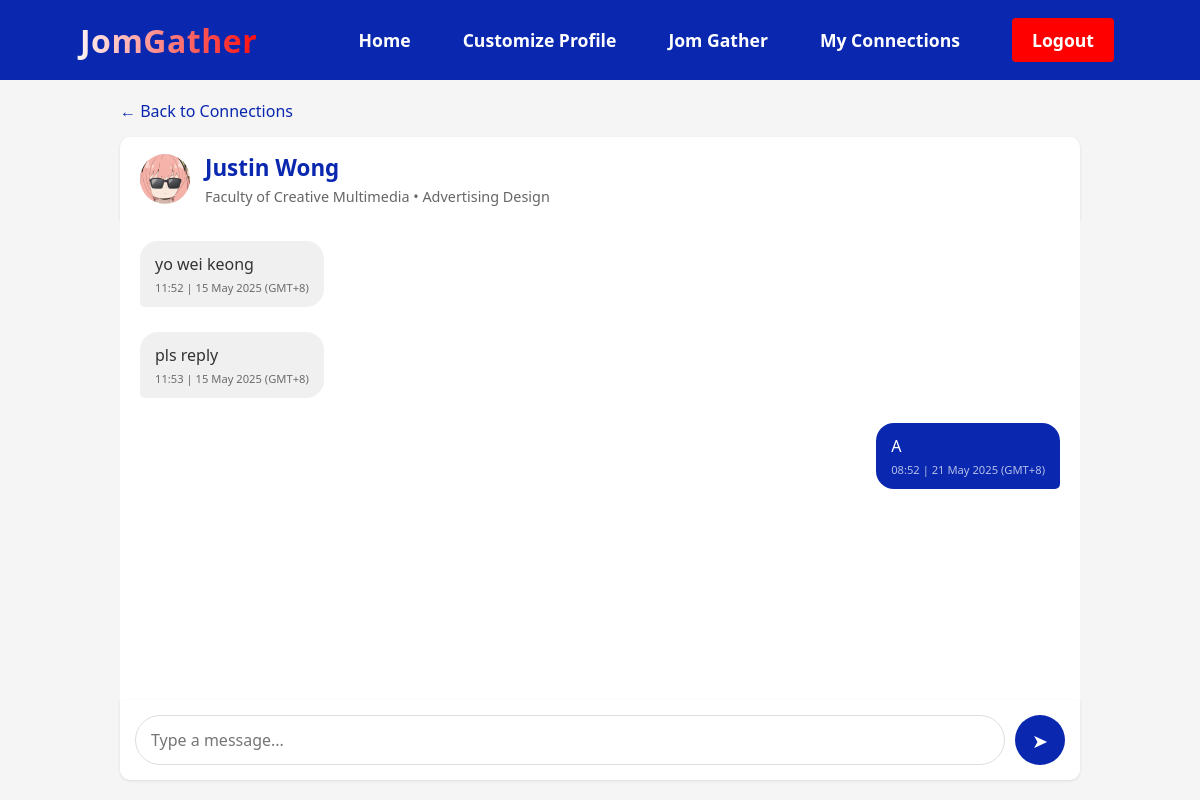
The page /chat/3 (signed in) on the database its author committed.
### models.py (models this page shows, shortened)
class Customisation(db.Model):
    id = db.Column(db.Integer, primary_key=True)
    user_id = db.Column(db.Integer, db.ForeignKey('user.id'), nullable=False)
    profile_picture = db.Column(db.String(255))
    bio = db.Column(db.Text)
    interests = db.Column(db.String(500))
    faculty = db.Column(db.String(100))
    course = db.Column(db.String(100))
    year_of_study = db.Column(db.Integer)
    created_at = db.Column(db.DateTime, default=datetime.utcnow)
    updated_at = db.Column(db.DateTime, default=datetime.utcnow, onupdate=datetime.utcnow)
    user = db.relationship('User', backref=db.backref('customisation', uselist=False, lazy=True))

class User(UserMixin, db.Model):
    id = db.Column(db.Integer, primary_key=True)
    student_id = db.Column(db.String(15), unique=True, nullable=False)
    username = db.Column(db.String(64), unique=True, nullable=False)
    email = db.Column(db.String(120), unique=True, nullable=False)
    password_hash = db.Column(db.String(128))
    created_at = db.Column(db.DateTime, default=datetime.utcnow)
    is_active = db.Column(db.Boolean, default=True)
    last_login = db.Column(db.DateTime)
    is_2fa_enabled = db.Column(db.Boolean, default=False, nullable=False)
    two_fa_secret = db.Column(db.String(32), nullable=True)

class Message(db.Model):
    id = db.Column(db.Integer, primary_key=True)
    connection_id = db.Column(db.Integer, db.ForeignKey('connection.id'), nullable=False)
    sender_id = db.Column(db.Integer, db.ForeignKey('user.id'), nullable=False)
    content = db.Column(db.Text, nullable=False)
    is_read = db.Column(db.Boolean, default=False)
    created_at = db.Column(db.DateTime, default=datetime.utcnow)
    connection = db.relationship('Connection', backref=db.backref('messages', lazy='dynamic'))
    sender = db.relationship('User', backref=db.backref('messages_sent', lazy='dynamic'))

### app.py (the view)
@app.route('/chat/<int:user_id>')
@login_required
def chat(user_id):
    other_user = User.query.get_or_404(user_id)
    connection = Connection.query.filter(
        ((Connection.user_id == current_user.id) & (Connection.connected_user_id == user_id)) |
        ((Connection.user_id == user_id) & (Connection.connected_user_id == current_user.id))
    ).first()
    if not connection or connection.status != 'accepted':
        flash('You must be connected with this user to chat', 'error')
        return redirect(url_for('view_connections'))
    messages = Message.query.filter_by(connection_id=connection.id).order_by(Message.created_at).all()
    unread_messages = Message.query.filter_by(
        connection_id=connection.id,
        sender_id=other_user.id,
        is_read=False
    ).all()
    for msg in unread_messages:
        msg.is_read = True
    db.session.commit()
    return render_template('chat.html', other_user=other_user, connection=connection, messages=messages)

### app.py (called while the page is built)
@login_manager.user_loader
def load_user(user_id):
    return User.query.get(int(user_id))

### templates/chat.html (shortened to what this page needs)
<!DOCTYPE html>
<html lang="en">
<head>
  <link rel="stylesheet" href="{{ url_for('static', filename='css/common.css') }}">
  <link rel="stylesheet" href="{{ url_for('static', filename='css/chat.css') }}">
</head>
<body>
<nav class="navbar" aria-label="Main navigation">
  <div class="navbar__container">
    <a href="{{ url_for('index') }}" id="navbar__logo" aria-label="JomGather Home">JomGather</a>
    <ul class="navbar__menu" role="menubar">
      <li class="navbar__item" role="none">
        <a href="{{ url_for('index') }}" class="navbar__links {% if request.endpoint == 'index' %}active{% endif %}" role="menuitem">Home</a>
      </li>
      <li class="navbar__item" role="none">
        <a href="{{ url_for('customise') }}" class="navbar__links {% if request.endpoint == 'customise' %}active{% endif %}" role="menuitem">Customize Profile</a>
      </li>
      <li class="navbar__item" role="none">
        <a href="{{ url_for('jomgather') }}" class="navbar__links {% if request.endpoint == 'jomgather' %}active{% endif %}" role="menuitem">Jom Gather</a>
      </li>
      {% if current_user.is_authenticated %}
      <li class="navbar__item" role="none">
        <a href="{{ url_for('view_connections') }}" class="navbar__links {% if request.endpoint == 'view_connections' %}active{% endif %}" role="menuitem">My Connections</a>
      </li>
      <li class="navbar__btn" role="none">
        <a href="{{ url_for('logout') }}" class="button" role="menuitem">Logout</a>
      </li>
      {% else %}
      <li class="navbar__btn" role="none">
        <a href="{{ url_for('register') }}" class="button" role="menuitem">Sign Up/Log In</a>
      </li>
      {% endif %}
    </ul>
  </div>
</nav>
  <div class="chat-container">
    <a href="{{ url_for('view_connections') }}" class="back-to-connections">← Back to Connections</a>
    <div class="chat-header">
      <div class="chat-user-avatar">
        {% if other_user.customisation and other_user.customisation.profile_picture %}
          <img src="{{ url_for('static', filename='uploads/' + other_user.customisation.profile_picture) }}" alt="{{ other_user.username }}">
        {% else %}
          <div style="font-size: 1.5rem;">👤</div>
        {% endif %}
      </div>
      <div class="chat-user-info">
        <h2>{{ other_user.username }}</h2>
        {% if other_user.customisation %}
          <p>
            {% if other_user.customisation.faculty %}
              {{ other_user.customisation.faculty }}
            {% endif %}
            {% if other_user.customisation.course %}
              • {{ other_user.customisation.course }}
            {% endif %}
          </p>
        {% endif %}
      </div>
    </div>
    <div class="chat-history" id="chat-history">
      {% if messages %}
        {% for message in messages %}
          <div class="message-row {% if message.sender_id == current_user.id %}sent{% else %}received{% endif %}">
            <div class="message {% if message.sender_id == current_user.id %}sent{% else %}received{% endif %}">
              {{ message.content }}
              <div class="message-time">
                {{ (message.created_at.replace(tzinfo=None) + timedelta(hours=8)).strftime('%H:%M | %d %b %Y') }} (GMT+8)
              </div>
            </div>
          </div>
        {% endfor %}
      {% else %}
        <div class="no-messages">
          <p>No messages yet. Start the conversation!</p>
        </div>
      {% endif %}
    </div>
    <form class="chat-form" action="{{ url_for('send_message', connection_id=connection.id) }}" method="POST">
      <input type="text" name="message" class="chat-input" placeholder="Type a message..." autofocus required>
      <button type="submit" class="send-btn">
        <span class="send-icon">➤</span>
      </button>
    </form>
  </div>
</body>
</html>

### static/css/common.css (style rules this page uses)
* { margin: 0; padding: 0; box-sizing: border-box; font-family: 'Segoe UI', Tahoma, Geneva, Verdana, sans-serif; }
body { background-color: #f5f5f5; color: #333; min-height: 100vh; display: flex; flex-direction: column; }
.navbar { background-color: #15259e; height: 80px; display: flex; justify-content: center; align-items: center; position: sticky; top: 0; z-index: 999; width: 100%; padding: 0 20px; }
.navbar__container { display: flex; justify-content: space-between; align-items: center; height: 100%; width: 100%; max-width: 1300px; margin: 0 auto; }
#navbar__logo { background-color: #fff; background-image: linear-gradient(to right, #fff 0%, #ff0000 100%); background-size: 100%; -webkit-background-clip: text; -moz-background-clip: text; -webkit-text-fill-color: transparent; -moz-text-fill-color: transparent; display: flex; align-items: center; cursor: pointer; text-decoration: none; font-size: 2rem; font-weight: bold; padding: 0 10px; height: 100%; letter-spacing: 0.5px; }
.navbar__menu { display: flex; align-items: center; list-style: none; gap: 20px; height: 100%; margin: 0; padding: 0; transition: transform 0.3s ease-out; }
.navbar__item { height: 100%; display: flex; align-items: center; }
.navbar__links { color: #fff; display: flex; align-items: center; justify-content: center; text-decoration: none; padding: 0 1rem; height: 100%; transition: all 0.3s ease; font-size: 1.1rem; font-weight: 600; position: relative; }
.navbar__btn { height: 100%; display: flex; align-items: center; padding: 0 1rem; }
.navbar .button { padding: 10px 20px; border-radius: 4px; background: #ff0000; color: white; font-weight: 600; text-align: center; transition: all 0.3s ease; display: inline-flex; align-items: center; justify-content: center; height: auto; width: auto; font-size: 1.1rem; }

### rows shown on the page
Customisation: profile_picture (placeholder picture), customisation.faculty "Faculty of Creative Multimedia", customisation.course "Advertising Design"
User: username "Justin Wong"
Message: content "yo wei keong", created_at "11:52 | 15 May 2025"
Message: content "pls reply", created_at "11:53 | 15 May 2025"
Message: content "A", created_at "08:52 | 21 May 2025"
